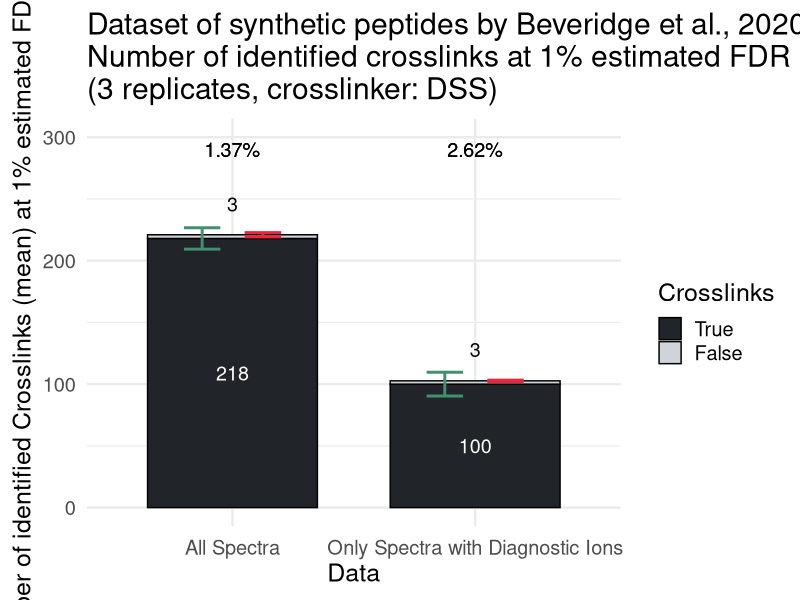

Generate this figure with R:
library(tidyverse)
library(readxl)

df <- read_excel("results.xlsx")

df <- df %>% 
  mutate(errorbar_position = ifelse(Type == "True XL", meanTrue, meanTrue + meanFalse)) %>% 
  mutate(txt_position = ifelse(Type == "True XL", round(meanTrue / 2), round(meanTrue + meanFalse) + 25)) %>% 
  mutate(Type = factor(Type, levels = c("True XL", "False XL")))
  
ggplot(df, aes(x=Tool, y=Mean, fill=Type)) +
  geom_bar(stat="identity", color="black", width = 0.7, position = position_stack(reverse = T)) +
  scale_fill_manual(values = c("#212529", "#ced4da"),
                    labels = c("True", "False")) +
  geom_errorbar(aes(x=Tool, ymin=errorbar_position-SD, ymax=errorbar_position+SD), 
                colour = rep(c("#40916c", "#ef233c"), 2), width = 0.3, stat = "identity", linewidth = 1.0,
                position = position_dodge(0.5)) +
  ggtitle("Dataset of synthetic peptides by Beveridge et al., 2020:\nNumber of identified crosslinks at 1% estimated FDR\n(3 replicates, crosslinker: DSS)") +
  xlab("Data") +
  ylab("Number of identified Crosslinks (mean) at 1% estimated FDR") +
  ylim(c(0, 300)) +
  labs(fill="Crosslinks") +
  geom_text(aes(y=txt_position, label=round(Mean, 0)), color = rep(c("white", "black"), 2), size=5.0) +
  geom_text(aes(y = 290, label = paste0(round(FDR, 2), "%")), size=5.0, angle = 0, hjust = 0.5) +
  theme_minimal(base_size = 18) +
  theme(axis.text.x = element_text(angle = 0, hjust = 0.5, vjust = 0.5)) +
  guides(fill = guide_legend(ncol = 1, label.position = "right"))
